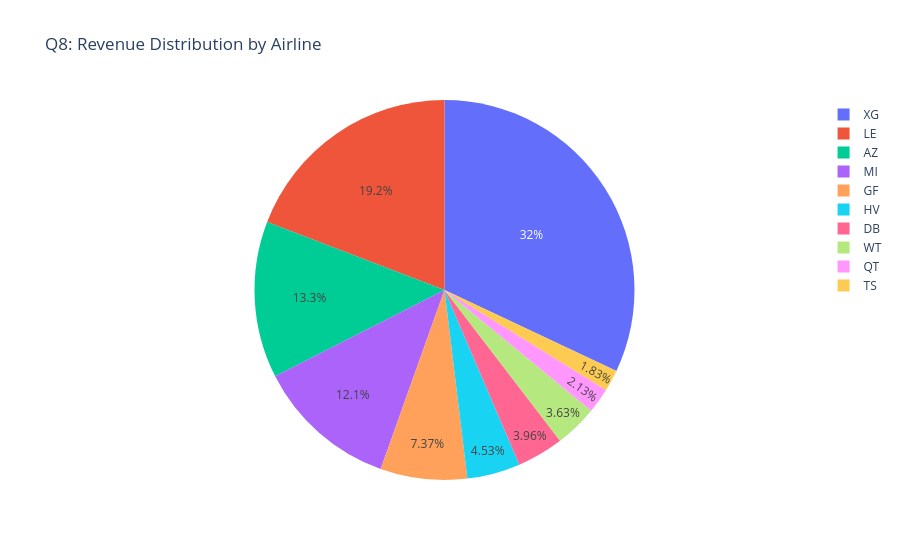

Notebook cell for this chart:
### Markdown cell above
### Q8: What are Top 10 revenue distribution by airline?

### Code cell
# Question 8: Revenue distribution by airline
print("Q8: What are Top 10 revenue distribution by airline?")
revenue_by_airline = df_cleaned.groupby('airline')['harga'].sum().reset_index()
# Sort by average price from highest to lowest and get top 10
revenue_by_airline = revenue_by_airline.sort_values('harga', ascending=False).head(10)
display(revenue_by_airline.style.hide(axis="index"))
fig8 = px.pie(revenue_by_airline, values='harga', names='airline',
               title="Q8: Revenue Distribution by Airline")
fig8.show()

### Figure 1 — Plotly figure (JSON) as saved in the notebook; plotly's stock layout.template omitted (floating-point values rounded to 4 significant figures)
{"data": [{"domain": {"x": [0, 1], "y": [0, 1]}, "hovertemplate": "airline=%{label}<br>harga=%{value}<extra></extra>", "labels": ["XG", "LE", "AZ", "MI", "GF", "HV", "DB", "WT", "QT", "TS"], "legendgroup": "", "name": "", "showlegend": true, "type": "pie", "values": [1829.0, 1095.0, 761.4, 688.9, 421.4, 258.6, 226.2, 207.5, 121.8, 104.4]}], "layout": {"legend": {"tracegroupgap": 0}, "title": {"text": "Q8: Revenue Distribution by Airline"}}}
